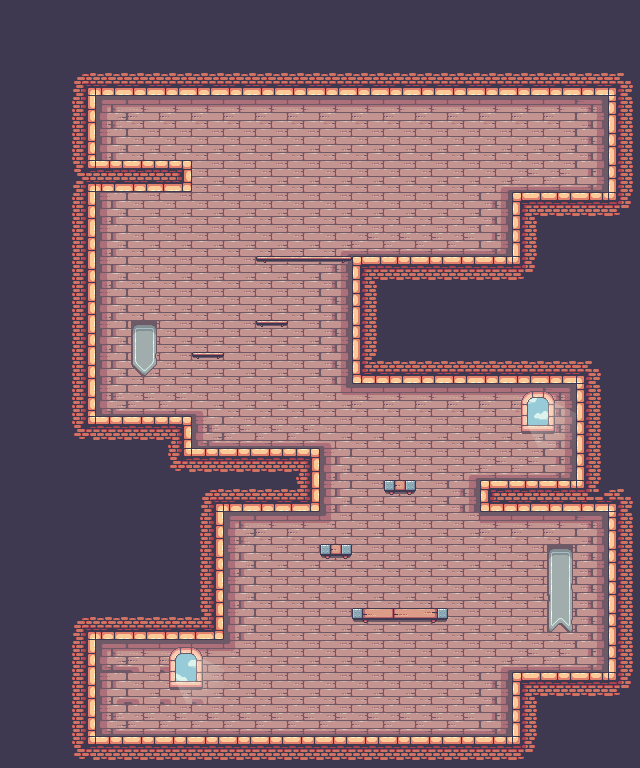

Rendered tile map (Tiled .tmx) drawn with the repository's tilesets; below, a short description and the map source with its tile grids summarised:
An orthogonal 20x24 tile map with 32x32 px tiles, 3 tile layers (decor_wood, main, decor_wf), 2 tilesets and 45 objects (24x solid, 6x invis_walls, 4x item, 3x wood_solid, 2x enemy, ...).

<map version="1.5" tiledversion="1.7.2" orientation="orthogonal" renderorder="right-down" width="20" height="24" tilewidth="32" tileheight="32" infinite="0" nextlayerid="14" nextobjectid="81">
 <tileset firstgid="1" name="Terrain (32x32)" tilewidth="32" tileheight="32" tilecount="247" columns="19">
  <image source="../tilemap/Terrain.png" width="608" height="416" />
 </tileset>
 <tileset firstgid="248" name="Decorations (32x32)" tilewidth="32" tileheight="32" tilecount="42" columns="7">
  <image source="../tilemap/Decorations.png" width="224" height="192" />
 </tileset>
 <layer id="3" name="decor_wood" width="20" height="24">
  <data>[480 cells, 440 non-empty, 32 distinct tile ids]</data>
 </layer>
 <layer id="1" name="main" width="20" height="24">
  <data>[480 cells, 57 non-empty, 13 distinct tile ids]</data>
 </layer>
 <layer id="2" name="decor_wf" width="20" height="24">
  <data>[480 cells, 35 non-empty, 26 distinct tile ids]</data>
 </layer>
 <objectgroup id="5" name="enemy">
  <object id="1" name="enemy" x="128" y="388" width="34" height="28" />
  <object id="4" name="enemy" x="533" y="452" width="34" height="28" />
 </objectgroup>
 <objectgroup id="12" name="wood_solid">
  <object id="70" name="wood_solid" x="193" y="352" width="30" height="7" />
  <object id="71" name="wood_solid" x="257" y="320" width="30" height="7" />
  <object id="72" name="wood_solid" x="257" y="256" width="94" height="7" />
 </objectgroup>
 <objectgroup id="13" name="invis_walls" />
 <objectgroup id="8" name="enemy_boss">
  <object id="10" name="enemy_boss" x="108.667" y="131" width="38" height="28" />
 </objectgroup>
 <objectgroup id="9" name="solid">
  <object id="15" name="solid" x="321" y="545" width="30" height="10" />
  <object id="16" name="solid" x="385" y="481" width="30" height="10" />
  <object id="19" name="solid" x="353" y="609" width="94" height="10" />
  <object id="22" name="solid" x="96.3333" y="737" width="416.333" height="30.6667" />
  <object id="27" name="solid" x="480.75" y="481.402" width="127.75" height="29.4731" />
  <object id="28" name="solid" x="576" y="383" width="23.8182" height="97.2727" />
  <object id="36" name="solid" x="512" y="192" width="32" height="96" />
  <object id="37" name="solid" x="544" y="192" width="96" height="32" />
  <object id="38" name="solid" x="608" y="64" width="32" height="128" />
  <object id="39" name="solid" x="78.6667" y="84.3333" width="529.333" height="11.6667" />
  <object id="40" name="solid" x="64" y="96" width="32" height="64" />
  <object id="41" name="solid" x="96" y="160" width="96" height="32" />
  <object id="42" name="solid" x="64" y="192" width="32" height="256" />
  <object id="43" name="solid" x="96" y="416" width="96" height="64" />
  <object id="44" name="solid" x="192" y="448" width="128" height="64" />
  <object id="47" name="solid" x="192" y="512" width="32" height="96" />
  <object id="48" name="solid" x="64" y="608" width="160" height="32" />
  <object id="50" name="solid" x="64" y="640" width="32" height="128" />
  <object id="51" name="solid" x="608" y="480" width="32" height="224" />
  <object id="53" name="solid" x="512" y="672" width="32" height="96" />
  <object id="55" name="solid" x="544" y="672" width="64" height="32" />
  <object id="59" name="solid" x="352" y="352" width="256" height="32" />
  <object id="61" name="solid" x="352" y="256" width="32" height="96" />
  <object id="63" name="solid" x="384" y="256" width="128" height="32" />
  <object id="75" name="invis_walls" x="575.091" y="382.864" width="23.8182" height="97.2727" />
  <object id="76" name="invis_walls" x="458" y="384" width="23.8182" height="97.2727" />
  <object id="77" name="invis_walls" x="72" y="318" width="23.8182" height="97.2727" />
  <object id="78" name="invis_walls" x="190" y="365" width="23.8182" height="50" />
  <object id="79" name="invis_walls" x="190" y="110" width="23.8182" height="50" />
  <object id="80" name="invis_walls" x="71" y="110" width="23.8182" height="50" />
 </objectgroup>
 <objectgroup id="10" name="box">
  <object id="64" name="box" x="576" y="656" width="21" height="16" />
  <object id="65" name="box" x="96" y="400" width="21" height="16" />
 </objectgroup>
 <objectgroup id="11" name="interact_items">
  <object id="66" name="item" x="261" y="724" width="12" height="12" />
  <object id="67" name="item" x="293" y="724" width="12" height="12" />
  <object id="68" name="item" x="325" y="724" width="12" height="12" />
  <object id="69" name="item" x="389" y="596" width="12" height="12" />
 </objectgroup>
 <objectgroup id="6" name="hero">
  <object id="5" name="hero" x="100" y="674" width="78" height="58" />
 </objectgroup>
 <objectgroup id="7" name="interact_door">
  <object id="7" name="door" x="97" y="680" width="46" height="56" />
  <object id="9" name="door" x="550" y="135" width="46" height="56" />
 </objectgroup>
</map>
